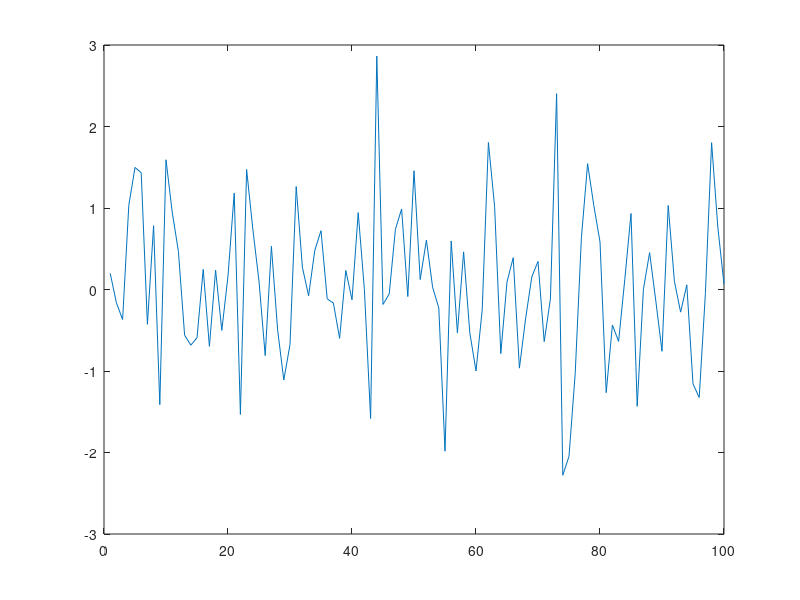
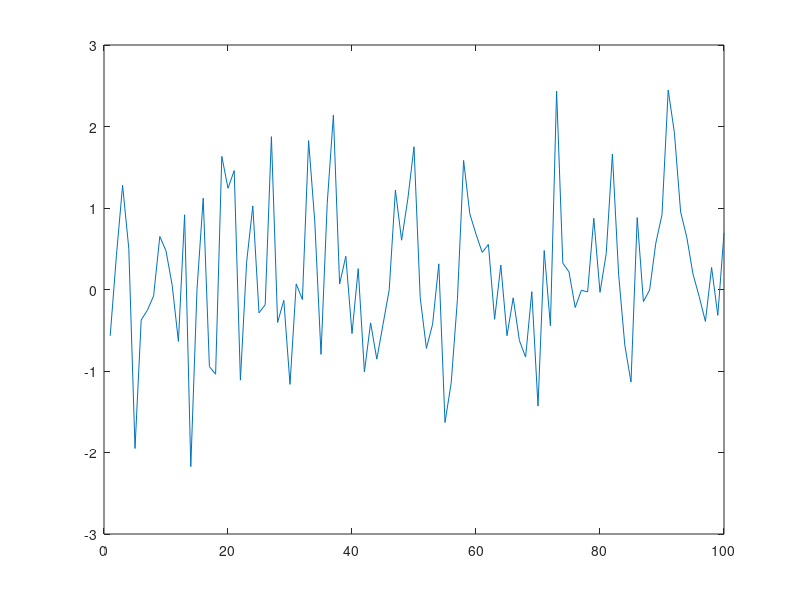

Recreate these plots in MATLAB, in order.
%% Opdracht 4
% Zie onderstaande code. Plot de twee signalen in hun eigen figure.

signaal1 = randn(1,100);
signaal2 = randn(1,100);

figure(1)
plot(signaal1)
figure(2)
plot(signaal2)